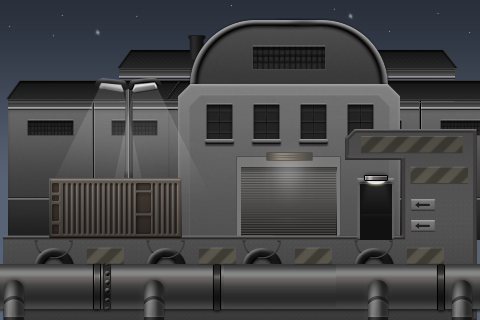

A level layout from a 2D game, rendered from its tile map. Below: a short description, then the map file with tile-grid data replaced by summaries:
An orthogonal 30x20 tile map with 16x16 px tiles, 8 tile layers (sky, house, wooden, floor, ...), 8 tilesets and 3 objects.

<map version="1.0" orientation="orthogonal" width="30" height="20" tilewidth="16" tileheight="16">
 <tileset firstgid="1" name="sky" tilewidth="480" tileheight="320">
  <image source="sky.png" width="1440" height="320" />
 </tileset>
 <tileset firstgid="4" name="floor" tilewidth="144" tileheight="192" spacing="2">
  <tileoffset x="1" y="0" />
  <image source="floor.png" width="878" height="192" />
 </tileset>
 <tileset firstgid="10" name="house" tilewidth="352" tileheight="176" spacing="2">
  <image source="house.png" width="1060" height="176" />
 </tileset>
 <tileset firstgid="13" name="pipe" tilewidth="112" tileheight="64" spacing="2">
  <image source="pipe.png" width="910" height="64" />
 </tileset>
 <tileset firstgid="21" name="door" tilewidth="48" tileheight="80">
  <image source="door.png" width="96" height="80" />
 </tileset>
 <tileset firstgid="23" name="attention_line" tilewidth="80" tileheight="32">
  <image source="attention_line.png" width="162" height="32" />
 </tileset>
 <tileset firstgid="25" name="wooden_ladder" tilewidth="256" tileheight="256" spacing="1">
  <image source="wooden_ladder.png" width="1029" height="256" />
 </tileset>
 <tileset firstgid="29" name="cloud" tilewidth="192" tileheight="72" spacing="2">
  <image source="cloud.png" width="1159" height="72" />
 </tileset>
 <layer name="sky" width="30" height="20">
  <data>[600 cells, 1 non-empty, 1 distinct tile ids]</data>
 </layer>
 <layer name="house" width="30" height="20">
  <data>[600 cells, 3 non-empty, 2 distinct tile ids]</data>
 </layer>
 <layer name="wooden" width="30" height="20">
  <data>[600 cells, 2 non-empty, 2 distinct tile ids]</data>
 </layer>
 <layer name="floor" width="30" height="20">
  <data>[600 cells, 4 non-empty, 2 distinct tile ids]</data>
 </layer>
 <layer name="door" width="30" height="20">
  <data>[600 cells, 5 non-empty, 2 distinct tile ids]</data>
 </layer>
 <layer name="pipe" width="30" height="20">
  <data>[600 cells, 5 non-empty, 3 distinct tile ids]</data>
 </layer>
 <layer name="line" width="30" height="20">
  <data>[600 cells, 4 non-empty, 1 distinct tile ids]</data>
 </layer>
 <layer name="cloud" width="30" height="20">
  <data>[600 cells, 1 non-empty, 1 distinct tile ids]</data>
 </layer>
 <objectgroup name="object" width="30" height="20">
  <properties>
   <property name="name" value="check" />
   <property name="ppp" value="1" />
  </properties>
  <object x="4" y="239" width="330" height="83" />
  <object x="338" y="131" width="136" height="189" />
  <object x="49" y="182" width="131" height="55" />
 </objectgroup>
</map>
